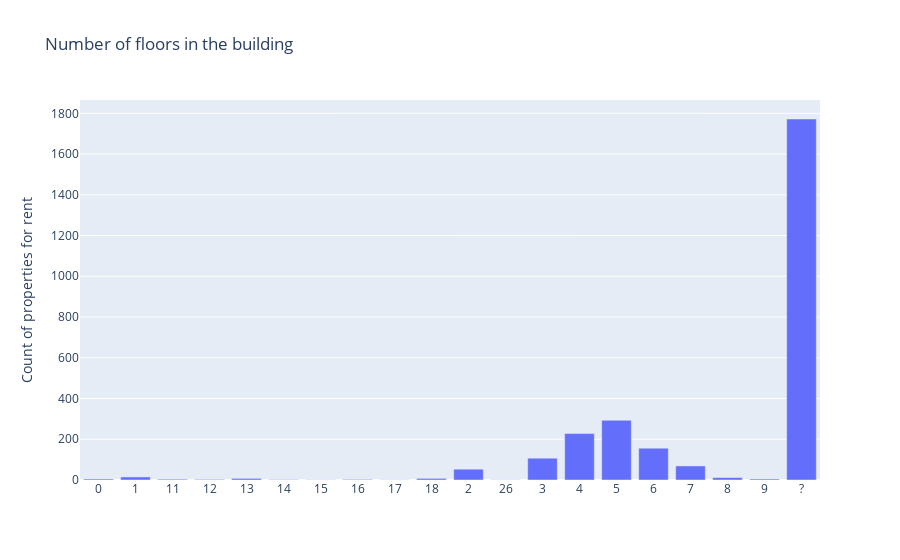

Notebook code for this chart:
### Markdown cell above
### How tall are buildings for rent in Berlin?

### Code cell
temp = (
    dff.floors_in_building.value_counts()
)  # get frequencies of the number of floors in the building 

fig = px.bar(
    temp, x=temp.index, y=temp.values, title="Number of floors in the building"
)
fig.update_layout(xaxis_title="", yaxis_title="Count of properties for rent")
fig.update_xaxes(type="category")
fig.update_xaxes(categoryorder="category ascending")
# fig.update_layout(xaxis={'categoryorder':'total ascending'})
fig.show()

### Figure 1 — Plotly figure (JSON) as saved in the notebook; plotly's stock layout.template omitted (floating-point values rounded to 4 significant figures)
{"data": [{"alignmentgroup": "True", "hovertemplate": "index=%{x}<br>y=%{y}<extra></extra>", "legendgroup": "", "marker": {"color": "#636efa", "pattern": {"shape": ""}}, "name": "", "offsetgroup": "", "orientation": "v", "showlegend": false, "textposition": "auto", "type": "bar", "x": ["?", "5", "4", "6", "3", "7", "2", "1", "8", "18", "13", "9", "0", "11", "12", "16", "14", "17", "15", "26"], "xaxis": "x", "y": [1772, 293, 228, 156, 107, 69, 53, 15, 12, 8, 8, 5, 5, 4, 3, 3, 2, 1, 1, 1], "yaxis": "y"}], "layout": {"barmode": "relative", "legend": {"tracegroupgap": 0}, "title": {"text": "Number of floors in the building"}, "xaxis": {"anchor": "y", "categoryorder": "category ascending", "domain": [0, 1], "title": {"text": ""}, "type": "category"}, "yaxis": {"anchor": "x", "domain": [0, 1], "title": {"text": "Count of properties for rent"}}}}
